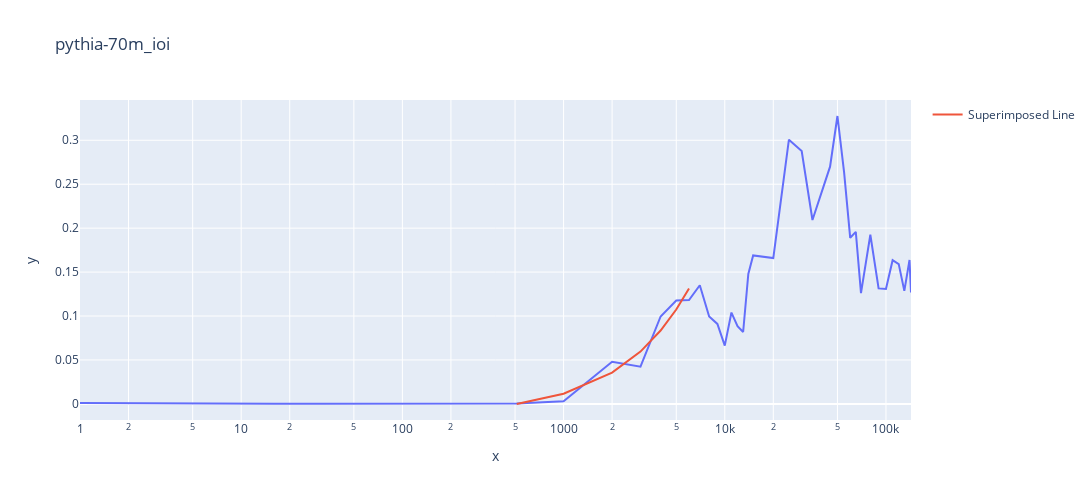
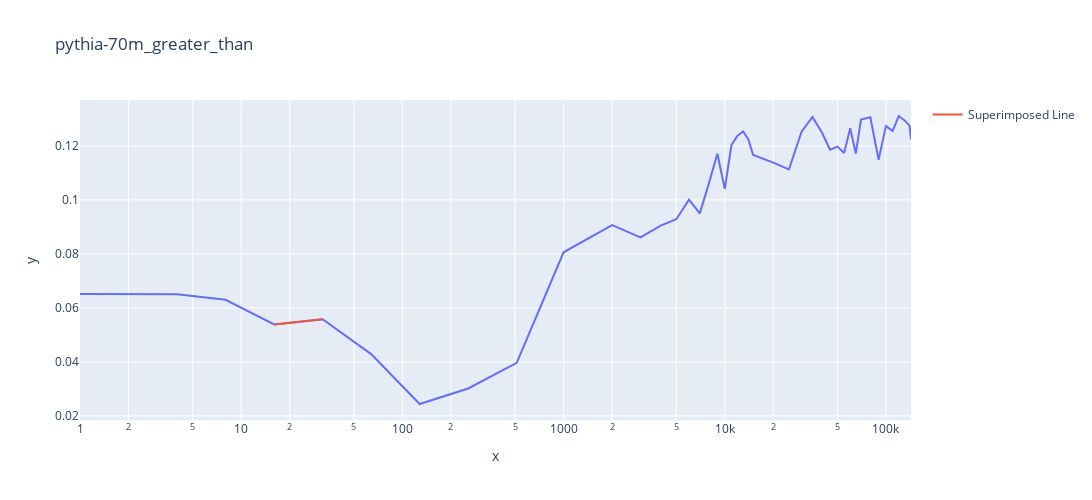
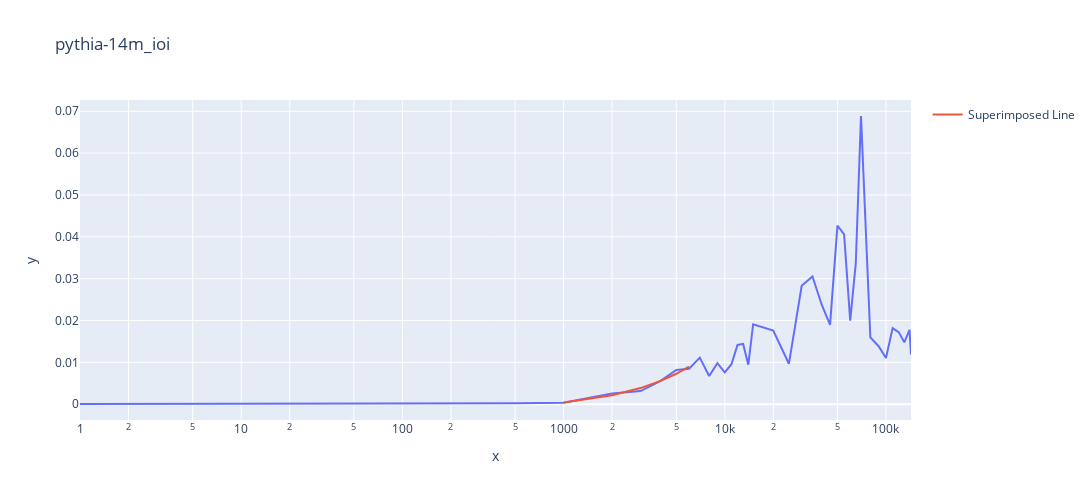
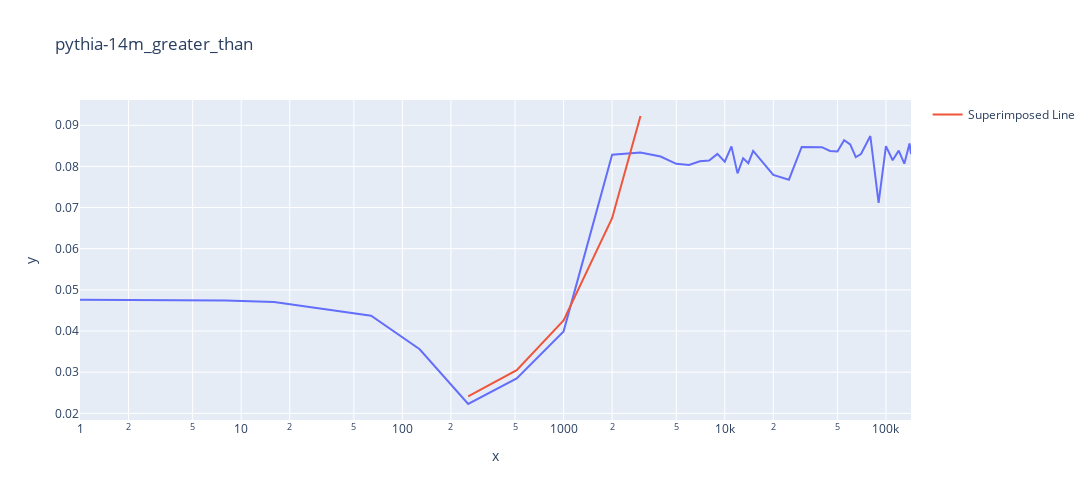

Notebook code cell kept with these figures, in order:
### Code cell
from sklearn.linear_model import LinearRegression
import numpy as np
import os
import torch
import plotly.express as px
import plotly.io as pio
import plotly.express as px
import plotly.graph_objects as go

time_step = [1, 2, 4, 8, 16, 32, 64, 128, 256, 512, 1000, 2000, 3000, 4000, 5000, 6000, 7000, 8000, 9000, 10000, 11000, 12000, 13000, 14000, 15000, 20000, 25000, 30000, 35000, 40000, 45000, 50000, 55000, 60000, 65000, 70000, 80000, 90000, 100000, 110000, 120000, 130000, 140000, 143000]


dic = torch.load("/users/qyu10/lab/circuits-over-time/compiled_metric_dict.pt")

logit_diff_ioi = dic['pythia-1.4b']['ioi']['mrr']
logit_diff_greater_than = dic['pythia-1.4b']['greater_than']['mrr']
logit_diff_sentiment_cont = dic['pythia-1.4b']['sentiment_cont']['mrr']
logit_diff_sentiment_class = dic['pythia-1.4b']['sentiment_class']['mrr']

def moving_average(input_tensor, window_size):
    """Calculate the moving average with a given window size."""
    # Prepend a zero to the input_tensor
    padded_input = torch.cat([torch.zeros(1, device=input_tensor.device), input_tensor])
    cumsum_vec = torch.cumsum(padded_input, dim=0)
    moving_avg = (cumsum_vec[window_size:] - cumsum_vec[:-window_size]) / window_size
    return moving_avg


def get_start(input_tensor, START_THRESHOLD, END_THRESHOLD, window_size=3):
    """
    Adjust the function to use the rolling average of the last n "differences" 
    to calculate the end_index.

    Args:
        input_tensor (torch.Tensor): Input tensor.
        START_THRESHOLD (float): Threshold to detect the start.
        END_THRESHOLD (float): Threshold to detect the end.
        window_size (int): Window size for the rolling average calculation.

    Returns:
        tuple: A tuple containing the start and end indices.
    """
    differences = input_tensor[1:] - input_tensor[:-1]
    # Find start index
    start_indices = torch.nonzero(differences > START_THRESHOLD).view(-1)
    first_index = start_indices[0].item() if len(start_indices) > 0 else None

    if first_index is not None and first_index + window_size <= len(differences):
        rolled_differences = moving_average(differences[first_index:], window_size)
        # Adjust indices to match the original differences tensor
        adjusted_indices = torch.nonzero(rolled_differences < END_THRESHOLD).view(-1) + first_index + window_size - 1
        end_index = adjusted_indices[0].item() if len(adjusted_indices) > 0 else len(input_tensor)
    else:
        end_index = len(input_tensor) - 1  # Adjust to get the actual last index

    return first_index, end_index


def line_with_gradient(tensor, time_step, intercept, coefficient, x_start, x_end, renderer=None, width=1200, height=500, **kwargs):
    # Convert tensor to numpy for plotting
    y_values = np.array(tensor)
    
    # Create the initial line plot
    fig = px.line(x = time_step, y=y_values,**kwargs)
    
    # Calculate y values for the superimposed line based on the given intercept and coefficient
    x_values = time_step[x_start: x_end]
    y_line = [coefficient[0] * x + intercept for x in x_values]
    
    # Add the superimposed line to the figure
    #fig = px.line(x = x_values, y=y_line, **kwargs)
    fig.add_trace(go.Scatter(x=x_values, y=y_line, mode='lines', name='Superimposed Line', fillcolor = 'red'))
    
    # Update layout with specified width and height
    fig.update_layout(
        autosize=False,
        width=width,
        height=height
    )
    
    # Show the figure with the optional renderer
    fig.show(renderer=renderer)

coef = {}
for i in ['pythia-70m', 'pythia-14m', 'pythia-410m', 'pythia-1.4b', 'pythia-160m', 'pythia-12b', 'pythia-31m', 'pythia-2.8b']:
    coef[i] = {}
    for k in ['ioi', 'greater_than']:
        mrr = dic[i][k]['mrr']
        s, e = get_start(mrr, 0.001, 0.02*torch.max(mrr))
        # Creating a linear regression model
        model = LinearRegression()

        # Training the model
        model.fit(np.array(time_step[s:e]).reshape(-1, 1), mrr[s:e])

        coef[i][k] = [model.coef_[0], s, e]
        
        line_with_gradient(mrr, time_step, model.intercept_, model.coef_, s, e, title = f"{i}_{k}", log_x = True)

from pprint import pprint
pprint(coef)

### Figure 1 — Plotly figure (JSON) as saved in the notebook; plotly's stock layout.template omitted (floating-point values rounded to 4 significant figures)
{"data": [{"hovertemplate": "x=%{x}<br>y=%{y}<extra></extra>", "legendgroup": "", "line": {"color": "#636efa", "dash": "solid"}, "marker": {"symbol": "circle"}, "mode": "lines", "name": "", "orientation": "v", "showlegend": false, "type": "scatter", "x": [1, 2, 4, 8, 16, 32, 64, 128, 256, 512, 1000, 2000, 3000, 4000, 5000, 6000, 7000, 8000, 9000, 10000, 11000, 12000, 13000, 14000, 15000, 20000, 25000, 30000, 35000, 40000, 45000, 50000, 55000, 60000, 65000, 70000, 80000, 90000, 100000, 110000, 120000, 130000, 140000, 143000], "xaxis": "x", "y": [0.000983, 0.000983, 0.0009439, 0.0006531, 0.0002309, 9.707e-05, 9.63e-05, 0.0001376, 0.000161, 0.0004886, 0.002907, 0.04786, 0.04236, 0.09952, 0.1176, 0.1181, 0.135, 0.09949, 0.09104, 0.06632, 0.1039, 0.08839, 0.08184, 0.1479, 0.169, 0.1659, 0.3007, 0.2877, 0.2093, 0.2429, 0.27, 0.3276, 0.2634, 0.189, 0.1958, 0.126, 0.1925, 0.1315, 0.1308, 0.1635, 0.1591, 0.1286, 0.1638, 0.1268], "yaxis": "y"}, {"fillcolor": "red", "mode": "lines", "name": "Superimposed Line", "type": "scatter", "x": [512, 1000, 2000, 3000, 4000, 5000, 6000], "y": [-0.0001189, 0.01158, 0.03554, 0.05951, 0.08348, 0.1074, 0.1314]}], "layout": {"autosize": false, "height": 500, "legend": {"tracegroupgap": 0}, "title": {"text": "pythia-70m_ioi"}, "width": 1200, "xaxis": {"anchor": "y", "domain": [0, 1], "title": {"text": "x"}, "type": "log"}, "yaxis": {"anchor": "x", "domain": [0, 1], "title": {"text": "y"}}}}

### Figure 2 — Plotly figure (JSON) as saved in the notebook; plotly's stock layout.template omitted (floating-point values rounded to 4 significant figures)
{"data": [{"hovertemplate": "x=%{x}<br>y=%{y}<extra></extra>", "legendgroup": "", "line": {"color": "#636efa", "dash": "solid"}, "marker": {"symbol": "circle"}, "mode": "lines", "name": "", "orientation": "v", "showlegend": false, "type": "scatter", "x": [1, 2, 4, 8, 16, 32, 64, 128, 256, 512, 1000, 2000, 3000, 4000, 5000, 6000, 7000, 8000, 9000, 10000, 11000, 12000, 13000, 14000, 15000, 20000, 25000, 30000, 35000, 40000, 45000, 50000, 55000, 60000, 65000, 70000, 80000, 90000, 100000, 110000, 120000, 130000, 140000, 143000], "xaxis": "x", "y": [0.06514, 0.06514, 0.0651, 0.06303, 0.05389, 0.05581, 0.04292, 0.02442, 0.03018, 0.03968, 0.08061, 0.09068, 0.08613, 0.0905, 0.09285, 0.1001, 0.09504, 0.1065, 0.1171, 0.1041, 0.1204, 0.1238, 0.1254, 0.1224, 0.1167, 0.1138, 0.1113, 0.1254, 0.1307, 0.1251, 0.1186, 0.1198, 0.1174, 0.1265, 0.1172, 0.1298, 0.1306, 0.1149, 0.1273, 0.1256, 0.1311, 0.1296, 0.1275, 0.1224], "yaxis": "y"}, {"fillcolor": "red", "mode": "lines", "name": "Superimposed Line", "type": "scatter", "x": [16, 32], "y": [0.05389, 0.05581]}], "layout": {"autosize": false, "height": 500, "legend": {"tracegroupgap": 0}, "title": {"text": "pythia-70m_greater_than"}, "width": 1200, "xaxis": {"anchor": "y", "domain": [0, 1], "title": {"text": "x"}, "type": "log"}, "yaxis": {"anchor": "x", "domain": [0, 1], "title": {"text": "y"}}}}

### Figure 3 — Plotly figure (JSON) as saved in the notebook; plotly's stock layout.template omitted (floating-point values rounded to 4 significant figures)
{"data": [{"hovertemplate": "x=%{x}<br>y=%{y}<extra></extra>", "legendgroup": "", "line": {"color": "#636efa", "dash": "solid"}, "marker": {"symbol": "circle"}, "mode": "lines", "name": "", "orientation": "v", "showlegend": false, "type": "scatter", "x": [1, 2, 4, 8, 16, 32, 64, 128, 256, 512, 1000, 2000, 3000, 4000, 5000, 6000, 7000, 8000, 9000, 10000, 11000, 12000, 13000, 14000, 15000, 20000, 25000, 30000, 35000, 40000, 45000, 50000, 55000, 60000, 65000, 70000, 80000, 90000, 100000, 110000, 120000, 130000, 140000, 143000], "xaxis": "x", "y": [8.106e-05, 8.106e-05, 8.109e-05, 8.202e-05, 8.667e-05, 8.313e-05, 5.33e-05, 6.109e-05, 0.0001061, 0.0002193, 0.0003578, 0.002559, 0.003131, 0.005584, 0.008173, 0.00847, 0.01114, 0.006761, 0.009822, 0.007621, 0.00955, 0.01417, 0.0144, 0.009447, 0.01911, 0.0176, 0.009661, 0.02829, 0.03054, 0.02371, 0.01895, 0.04269, 0.04059, 0.01997, 0.03369, 0.06887, 0.01598, 0.01386, 0.01103, 0.0182, 0.01724, 0.0148, 0.01779, 0.01188], "yaxis": "y"}, {"fillcolor": "red", "mode": "lines", "name": "Superimposed Line", "type": "scatter", "x": [1000, 2000, 3000, 4000, 5000, 6000], "y": [0.0004372, 0.002147, 0.003857, 0.005568, 0.007278, 0.008988]}], "layout": {"autosize": false, "height": 500, "legend": {"tracegroupgap": 0}, "title": {"text": "pythia-14m_ioi"}, "width": 1200, "xaxis": {"anchor": "y", "domain": [0, 1], "title": {"text": "x"}, "type": "log"}, "yaxis": {"anchor": "x", "domain": [0, 1], "title": {"text": "y"}}}}

### Figure 4 — Plotly figure (JSON) as saved in the notebook; plotly's stock layout.template omitted (floating-point values rounded to 4 significant figures)
{"data": [{"hovertemplate": "x=%{x}<br>y=%{y}<extra></extra>", "legendgroup": "", "line": {"color": "#636efa", "dash": "solid"}, "marker": {"symbol": "circle"}, "mode": "lines", "name": "", "orientation": "v", "showlegend": false, "type": "scatter", "x": [1, 2, 4, 8, 16, 32, 64, 128, 256, 512, 1000, 2000, 3000, 4000, 5000, 6000, 7000, 8000, 9000, 10000, 11000, 12000, 13000, 14000, 15000, 20000, 25000, 30000, 35000, 40000, 45000, 50000, 55000, 60000, 65000, 70000, 80000, 90000, 100000, 110000, 120000, 130000, 140000, 143000], "xaxis": "x", "y": [0.04759, 0.04759, 0.04759, 0.04745, 0.04705, 0.04548, 0.04372, 0.03558, 0.02227, 0.02849, 0.03992, 0.08283, 0.08337, 0.08239, 0.08062, 0.08036, 0.08125, 0.08145, 0.08304, 0.08116, 0.08486, 0.0783, 0.082, 0.08078, 0.08378, 0.07793, 0.07678, 0.08473, 0.08474, 0.08467, 0.08375, 0.08364, 0.08639, 0.08534, 0.08228, 0.08302, 0.08739, 0.07115, 0.08492, 0.08151, 0.08383, 0.08066, 0.08558, 0.08298], "yaxis": "y"}, {"fillcolor": "red", "mode": "lines", "name": "Superimposed Line", "type": "scatter", "x": [256, 512, 1000, 2000, 3000], "y": [0.02413, 0.03048, 0.0426, 0.06743, 0.09225]}], "layout": {"autosize": false, "height": 500, "legend": {"tracegroupgap": 0}, "title": {"text": "pythia-14m_greater_than"}, "width": 1200, "xaxis": {"anchor": "y", "domain": [0, 1], "title": {"text": "x"}, "type": "log"}, "yaxis": {"anchor": "x", "domain": [0, 1], "title": {"text": "y"}}}}
